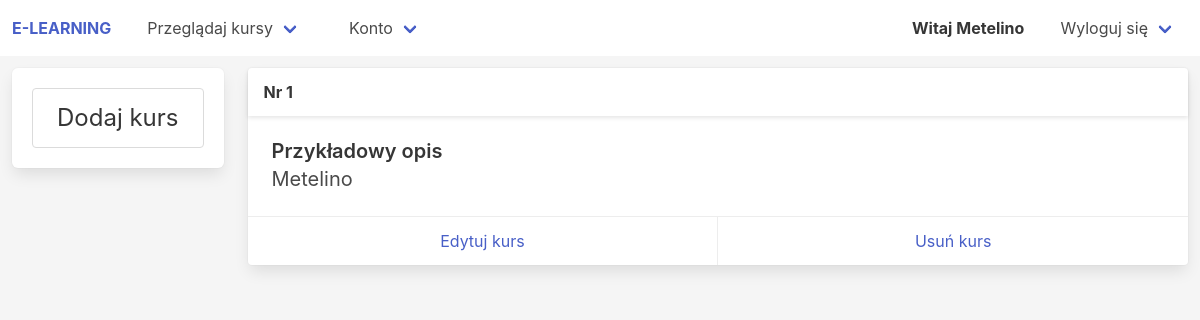
The page /account/profile/ (signed in) on the database as committed earlier.
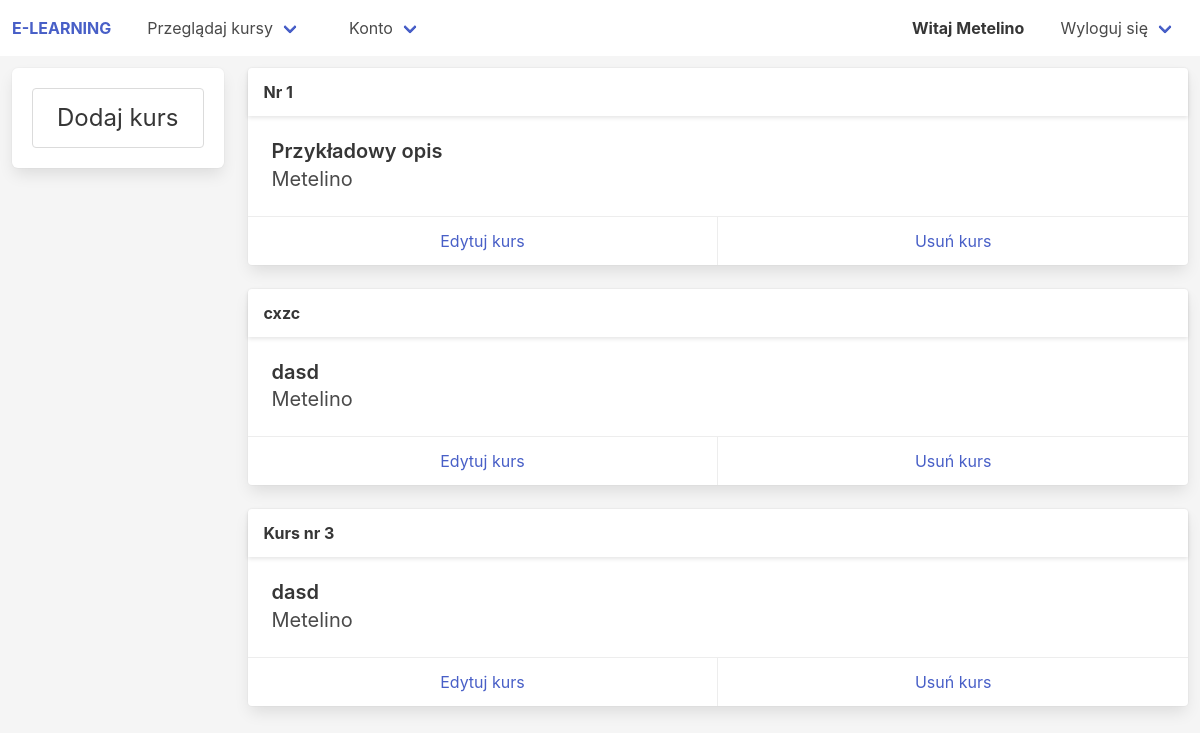
The same page on the database as committed later.
### courses/models.py (models this page shows, shortened)
class Course(models.Model):
    name = models.CharField(max_length=100)
    author = models.ForeignKey(User, on_delete=models.CASCADE, related_name='author_courses')
    desc = models.CharField(max_length=1000)
    slug = models.SlugField(allow_unicode=True, blank=True, unique=True, null=True)
    node_count = models.PositiveIntegerField(default=0)

### accounts/views.py (the view)
# urls.py: path('profile/', user_profile, name="profile"),
def user_profile(request):
    courses = None
    if request.user.is_staff:
        courses = request.user.author_courses.all()
    else:
        courses = request.user.profile.courses.all()
    return render(request, 'accounts/profile.html', {'courses':courses})

### templates/accounts/profile.html (shortened to what this page needs)
{% extends "base.html" %}
{% block content %}
<div class='columns'>
    {% if user.is_staff %}
    <div class='column is-narrow' style='position: sticky;'>
        <div class='box'>
            <a class='button is-large' href="{% url 'courses:course_add' %}">Dodaj kurs</a>
        </div>
    </div>
    {% endif %}
    <div class='column'>
        {% include 'courses/__courses.html' %}
    </div>
</div>
{% endblock %}

### templates/base.html (shortened to what this page needs)
<!DOCTYPE html>
{% load static %}
<html>
<head>
  <link rel="stylesheet" href="https://cdnjs.cloudflare.com/ajax/libs/font-awesome/5.15.3/css/all.min.css">
  <link rel="stylesheet" href='https://cdnjs.cloudflare.com/ajax/libs/bulma/0.9.2/css/bulma.min.css'>
  <link rel='stylesheet' href="{% static 'css/style.css' %}">
  <link rel='stylesheet' href="{% static 'css/anims.css' %}">
</head>
<body>
    <nav class="navbar" role="navigation" id="navbar">
      <div class="navbar-brand">
        <a class="navbar-item" href="{% url 'home' %}">
          <strong>E-LEARNING</strong>
        </a>
      </div>
      <div class='navbar-menu'>
        <div class="navbar-start">
            <div class='navbar-item is-hoverable'>
              <a href="{% url 'courses:course_list' %}" class="navbar-link">Przeglądaj kursy</a>
            </div>
            {% if user.is_authenticated %}
              <div class='navbar-item is-hoverable'>
                <a href="{% url 'accounts:profile' %}" class="navbar-link">Konto</a>
              </div>
            {% endif %}
        </div>
        <div class="navbar-end">
          {% if user.is_authenticated %}
            <div class='navbar-brand'>
              <div class="navbar-item"><strong>Witaj {{ user.username }}</strong></div>
            </div>
            <div class='navbar-item'>
              <a href="{% url 'accounts:logout' %}" class="navbar-link">Wyloguj się</a>
            </div>
          {% endif %}
        </div>
      </div>
    </nav>
    <div class="p-3 main-column" style='flex: 1'>
        {% block content %}
        {% endblock %}
</body>
</html>

### templates/courses/__courses.html (shortened to what this page needs)
{% if courses %}
{% for kurs in courses %}
    <div class='card block' hx-target='this'>
        <div class='card-header'>
            <p class="card-header-title">
                {{ kurs.name }}
            </p>
        </div>
        <div class="card-content">
            <p class="title is-5">{{ kurs.desc }}</p>
            <p class="subtitle">{{ kurs.author }}</p>
        </div>
        <footer class="card-footer">
            {% if kurs.author == user %}
            <a class="card-footer-item" href="{% url 'courses:course_edit' course_slug=kurs.slug %}">
                Edytuj kurs
            </a>
            <a class="card-footer-item" hx-swap='outerHTML' hx-confirm="Czy napewno chcesz usunąć kurs?" hx-delete="{% url 'courses:course_delete' course_slug=kurs.slug %}" href="#">
                Usuń kurs
            </a>
            {% endif %}
        </footer>
    </div>
{% endfor %}
{% else %}
    <h3 class='title is-2'>Brak kursów</h3>
{% endif %}

Rows that differ between the two databases and show on the page:
added Course: name "cxzc", desc "dasd", author "Metelino", shows "Edytuj kurs"
added Course: name "Kurs nr 3", desc "dasd", author "Metelino", shows "Edytuj kurs"
